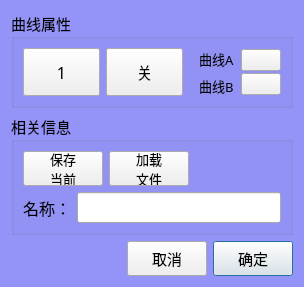
<?xml version="1.0" encoding="UTF-8"?>
<ui version="4.0">
 <class>clsSelectedRefProperty</class>
 <widget class="QDialog" name="clsSelectedRefProperty">
  <property name="geometry">
   <rect>
    <x>0</x>
    <y>0</y>
    <width>304</width>
    <height>253</height>
   </rect>
  </property>
  <property name="windowTitle">
   <string>对比曲线属性</string>
  </property>
  <property name="styleSheet">
   <string notr="true">QDialog
{
	
	font: 11pt &quot;楷体&quot;;
	background-color: rgb(148, 148, 248);
}</string>
  </property>
  <layout class="QVBoxLayout" name="verticalLayout_4">
   <item>
    <widget class="QGroupBox" name="groupBox_2">
     <property name="font">
      <font>
       <family>楷体</family>
       <pointsize>11</pointsize>
      </font>
     </property>
     <property name="title">
      <string>曲线属性</string>
     </property>
     <layout class="QHBoxLayout" name="horizontalLayout">
      <item>
       <widget class="QPushButton" name="btnIntSelected">
        <property name="minimumSize">
         <size>
          <width>35</width>
          <height>35</height>
         </size>
        </property>
        <property name="maximumSize">
         <size>
          <width>1414</width>
          <height>1414</height>
         </size>
        </property>
        <property name="font">
         <font>
          <family>楷体</family>
          <pointsize>12</pointsize>
         </font>
        </property>
        <property name="text">
         <string>1</string>
        </property>
        <property name="autoDefault">
         <bool>false</bool>
        </property>
       </widget>
      </item>
      <item>
       <widget class="QPushButton" name="btnStatus">
        <property name="minimumSize">
         <size>
          <width>35</width>
          <height>35</height>
         </size>
        </property>
        <property name="maximumSize">
         <size>
          <width>1414</width>
          <height>1414</height>
         </size>
        </property>
        <property name="font">
         <font>
          <family>楷体</family>
          <pointsize>12</pointsize>
         </font>
        </property>
        <property name="text">
         <string>关</string>
        </property>
        <property name="checkable">
         <bool>true</bool>
        </property>
        <property name="autoDefault">
         <bool>false</bool>
        </property>
       </widget>
      </item>
      <item>
       <spacer name="horizontalSpacer">
        <property name="orientation">
         <enum>Qt::Horizontal</enum>
        </property>
        <property name="sizeHint" stdset="0">
         <size>
          <width>13</width>
          <height>48</height>
         </size>
        </property>
       </spacer>
      </item>
      <item>
       <layout class="QVBoxLayout" name="verticalLayout_2">
        <item>
         <widget class="QLabel" name="label_2">
          <property name="font">
           <font>
            <family>楷体</family>
            <pointsize>10</pointsize>
           </font>
          </property>
          <property name="text">
           <string>曲线A</string>
          </property>
         </widget>
        </item>
        <item>
         <widget class="QLabel" name="label_3">
          <property name="font">
           <font>
            <family>楷体</family>
            <pointsize>10</pointsize>
           </font>
          </property>
          <property name="text">
           <string>曲线B</string>
          </property>
         </widget>
        </item>
       </layout>
      </item>
      <item>
       <layout class="QVBoxLayout" name="verticalLayout">
        <property name="spacing">
         <number>1</number>
        </property>
        <item>
         <widget class="QPushButton" name="btnTraceA">
          <property name="text">
           <string/>
          </property>
         </widget>
        </item>
        <item>
         <widget class="QPushButton" name="btnTraceB">
          <property name="minimumSize">
           <size>
            <width>40</width>
            <height>0</height>
           </size>
          </property>
          <property name="text">
           <string/>
          </property>
         </widget>
        </item>
       </layout>
      </item>
     </layout>
    </widget>
   </item>
   <item>
    <widget class="QGroupBox" name="grpOperation">
     <property name="font">
      <font>
       <family>楷体</family>
       <pointsize>11</pointsize>
      </font>
     </property>
     <property name="title">
      <string>相关信息</string>
     </property>
     <layout class="QVBoxLayout" name="verticalLayout_3">
      <item>
       <layout class="QHBoxLayout" name="horizontalLayout_3">
        <item>
         <widget class="QPushButton" name="btnSaveCurrentCurve">
          <property name="minimumSize">
           <size>
            <width>35</width>
            <height>35</height>
           </size>
          </property>
          <property name="maximumSize">
           <size>
            <width>1414</width>
            <height>1414</height>
           </size>
          </property>
          <property name="font">
           <font>
            <family>楷体</family>
            <pointsize>10</pointsize>
           </font>
          </property>
          <property name="text">
           <string>保存
当前</string>
          </property>
          <property name="checkable">
           <bool>true</bool>
          </property>
          <property name="autoDefault">
           <bool>false</bool>
          </property>
         </widget>
        </item>
        <item>
         <widget class="QPushButton" name="btnLoadDataFile">
          <property name="minimumSize">
           <size>
            <width>35</width>
            <height>35</height>
           </size>
          </property>
          <property name="maximumSize">
           <size>
            <width>1414</width>
            <height>1414</height>
           </size>
          </property>
          <property name="font">
           <font>
            <family>楷体</family>
            <pointsize>10</pointsize>
           </font>
          </property>
          <property name="text">
           <string>加载
文件</string>
          </property>
          <property name="checkable">
           <bool>false</bool>
          </property>
          <property name="autoDefault">
           <bool>false</bool>
          </property>
         </widget>
        </item>
        <item>
         <spacer name="horizontalSpacer_3">
          <property name="orientation">
           <enum>Qt::Horizontal</enum>
          </property>
          <property name="sizeHint" stdset="0">
           <size>
            <width>40</width>
            <height>20</height>
           </size>
          </property>
         </spacer>
        </item>
       </layout>
      </item>
      <item>
       <layout class="QHBoxLayout" name="horizontalLayout_2">
        <item>
         <widget class="QLabel" name="label">
          <property name="font">
           <font>
            <family>楷体</family>
            <pointsize>12</pointsize>
           </font>
          </property>
          <property name="text">
           <string>名称：</string>
          </property>
          <property name="buddy">
           <cstring>txtTitle</cstring>
          </property>
         </widget>
        </item>
        <item>
         <widget class="QLineEdit" name="txtTitle">
          <property name="font">
           <font>
            <family>楷体</family>
            <pointsize>12</pointsize>
           </font>
          </property>
         </widget>
        </item>
       </layout>
      </item>
     </layout>
    </widget>
   </item>
   <item>
    <layout class="QHBoxLayout" name="horizontalLayout_6">
     <item>
      <spacer name="horizontalSpacer_2">
       <property name="orientation">
        <enum>Qt::Horizontal</enum>
       </property>
       <property name="sizeHint" stdset="0">
        <size>
         <width>40</width>
         <height>20</height>
        </size>
       </property>
      </spacer>
     </item>
     <item>
      <widget class="QPushButton" name="btnCancel">
       <property name="minimumSize">
        <size>
         <width>0</width>
         <height>35</height>
        </size>
       </property>
       <property name="font">
        <font>
         <family>楷体</family>
         <pointsize>11</pointsize>
        </font>
       </property>
       <property name="text">
        <string>取消</string>
       </property>
       <property name="autoDefault">
        <bool>false</bool>
       </property>
      </widget>
     </item>
     <item>
      <widget class="QPushButton" name="btnOk">
       <property name="minimumSize">
        <size>
         <width>0</width>
         <height>35</height>
        </size>
       </property>
       <property name="font">
        <font>
         <family>楷体</family>
         <pointsize>11</pointsize>
        </font>
       </property>
       <property name="text">
        <string>确定</string>
       </property>
       <property name="default">
        <bool>true</bool>
       </property>
      </widget>
     </item>
    </layout>
   </item>
  </layout>
 </widget>
 <resources/>
 <connections>
  <connection>
   <sender>btnCancel</sender>
   <signal>clicked()</signal>
   <receiver>clsSelectedRefProperty</receiver>
   <slot>reject()</slot>
   <hints>
    <hint type="sourcelabel">
     <x>117</x>
     <y>160</y>
    </hint>
    <hint type="destinationlabel">
     <x>58</x>
     <y>160</y>
    </hint>
   </hints>
  </connection>
 </connections>
</ui>
